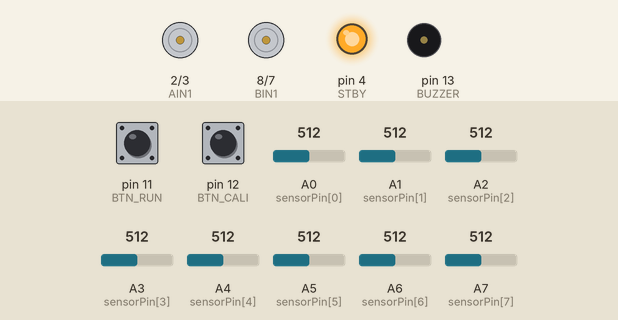
Recording of a sketch running on a simulated Arduino Nano, built with avr-gcc and run on an emulated ATmega328P. Parts: motor-driver pin pairs drawn as motors (green arrow = first pin HIGH = forward, orange = second pin HIGH = backward, longer = more drive, scaled by the enable pin, stopped while the standby pin is LOW), output pins drawn as LEDs (lit = HIGH), buzzer (waves = sounding, pin HIGH). Inputs (shaded band) come from the test bench; at power-on: pin 12 (BTN_CALI) HIGH, pin 11 (BTN_RUN) HIGH, A0 (sensorPin[0]) = 512, A1 (sensorPin[1]) = 512, A2 (sensorPin[2]) = 512, A3 (sensorPin[3]) = 512, A4 (sensorPin[4]) = 512, A5 (sensorPin[5]) = 512, A6 (sensorPin[6]) = 512, A7 (sensorPin[7]) = 512.

Above: at 1.2 s.
1.3 s: pin 12 (BTN_CALI) pulled LOW for 0.15 s
At 2.1 s:
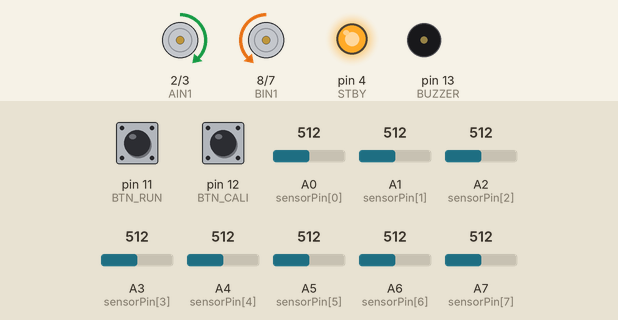
4.4 s: pin 11 (BTN_RUN) pulled LOW for 3.2 s
At 7.9 s:
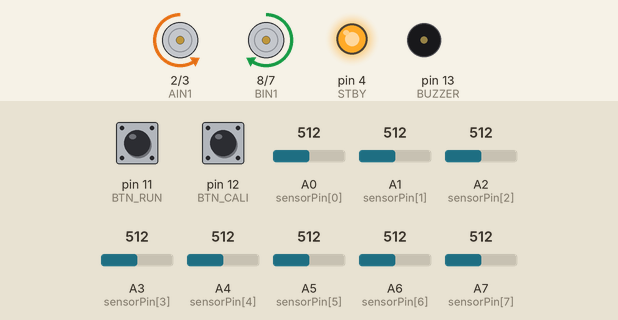
Timing chart, 0 to 9.4 s (numbered marks = the images above; inputs shaded):
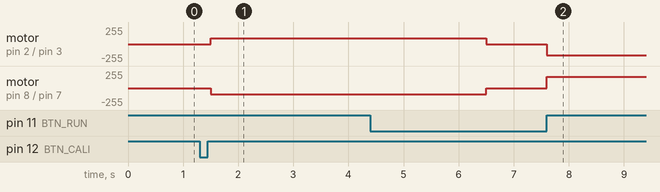

The sketch:

line_following_FV2.3.ino
```cpp
const int sensorPin[8] = {A0,A1,A2,A3,A4,A5,A6,A7};

const int BUZZER = 13;

const int PWMA = 5;
const int PWMB = 6;
const int AIN1 = 2;
const int AIN2 = 3;
const int BIN1 = 8;
const int BIN2 = 7;
const int STBY = 4;

const int BTN_CALI = 12;
const int BTN_RUN  = 11;

const unsigned long CALI_TIME = 5000;
const unsigned long RUN_DELAY = 100;

unsigned long caliStartTime = 0;
unsigned long runDelayTimer = 0;

#define CALI_AUTO 1

int sensorMin[8];
int sensorMax[8];
int sensorVal[8];

bool runPending = false;
bool caliMode = false;
bool runMode = false;
bool caliDone = false;

bool buzzerActive = false;
bool debug = false;

/************ CONSISTENT SPEED ************/

int baseSpeed = 200;

long position = 3500;
long lastError = 0;

/************ SINGLE CONSISTENT PD ************/

float Kp = 0.08;
float Kd = 2.5;

float filteredDerivative = 0;

int lastDir = 0;
bool lostLine = false;

long sensorSum = 0;

#define LOST_LINE_THRESHOLD 500

enum RobotState {
  NORMAL,
};

RobotState robotState = NORMAL;

void calibration();
void endCalibration();
void readSensor();
void checkLostLine();
void lineFollow();
void motor(int left, int right);
void triggerBuzzer();
void updateBuzzer();

int buzzerStep = 0;
unsigned long buzzerTimer = 0;

const unsigned long BUZZ_ON = 80;
const unsigned long BUZZ_OFF = 80;

void setup(){

  pinMode(AIN1, OUTPUT);
  pinMode(AIN2, OUTPUT);

  pinMode(BIN1, OUTPUT);
  pinMode(BIN2, OUTPUT);

  pinMode(PWMA, OUTPUT);
  pinMode(PWMB, OUTPUT);

  pinMode(STBY, OUTPUT);

  pinMode(BTN_CALI, INPUT_PULLUP);
  pinMode(BTN_RUN, INPUT_PULLUP);

  pinMode(BUZZER, OUTPUT);

  digitalWrite(BUZZER, LOW);
  digitalWrite(STBY, HIGH);

  for(int i = 0; i < 8; i++){

    sensorMin[i] = 1023;
    sensorMax[i] = 0;
  }
}

void loop(){

  if(!runMode && digitalRead(BTN_CALI) == LOW){

    delay(200);

    if(!caliMode){

      caliMode = true;
      caliDone = false;

      caliStartTime = millis();
    }

    while(digitalRead(BTN_CALI) == LOW);
  }

  if(caliMode){

    calibration();

    if(CALI_AUTO && millis() - caliStartTime >= CALI_TIME){

      endCalibration();
    }
  }

  if(caliDone && !runMode && !runPending && digitalRead(BTN_RUN) == LOW){

    delay(200);

    runPending = true;

    runDelayTimer = millis();

    while(digitalRead(BTN_RUN) == LOW);
  }

  if(runPending && millis() - runDelayTimer >= RUN_DELAY){

    runPending = false;
    runMode = true;

    lostLine = false;

    robotState = NORMAL;

  }

  if(runMode){

    readSensor();

    checkLostLine();

    updateBuzzer();

    switch(robotState){

      case NORMAL:

        if(lostLine){

          if(lastDir >= 0){

            motor(-170, 170);
          }
          else{

            motor(170, -170);
          }

          return;
        }

        lineFollow();

      break;
    }
  }
}

void readSensor(){

  long sum = 0;
  long weighted = 0;

  for(int i = 0; i < 8; i++){

    int v = analogRead(sensorPin[i]);

    v = constrain(v, sensorMin[i], sensorMax[i]);

    v = map(v, sensorMin[i], sensorMax[i], 0, 1000);

    if(v < 50){
      v = 0;
    }

    sensorVal[i] = v;

    sum += v;

    weighted += (long)v * (i * 1000);
  }

  sensorSum = sum;

  if(sum > 0){

    position = weighted / sum;
  }
}

void checkLostLine(){

  lostLine = (sensorSum < LOST_LINE_THRESHOLD);
}

void lineFollow(){

  /************ SINGLE CONSISTENT PID ************/

  float Kp_use = Kp;
  float Kd_use = Kd;

  long target = 3500;

  long error = position - target;

  /************ DEAD BAND ************/

  if(abs(error) < 25){

    error = 0;
  }

  if(error > 100){

    lastDir = 1;
  }
  else if(error < -100){

    lastDir = -1;
  }

  long derivative = error - lastError;

  /************ DERIVATIVE FILTER ************/

  filteredDerivative =
    (filteredDerivative * 0.7) +
    (derivative * 0.3);

  long correction =
    (Kp_use * error) +
    (Kd_use * filteredDerivative);

  correction = constrain(correction, -255, 255);

  lastError = error;

  int leftPWM =
    constrain(baseSpeed - correction, -255, 255);

  int rightPWM =
    constrain(baseSpeed + correction, -255, 255);

  motor(leftPWM, rightPWM);
}

void motor(int left, int right){

  if(debug){

    analogWrite(PWMA, 0);
    analogWrite(PWMB, 0);

    digitalWrite(AIN1, LOW);
    digitalWrite(AIN2, LOW);

    digitalWrite(BIN1, LOW);
    digitalWrite(BIN2, LOW);

    return;
  }

  if(left >= 0){

    digitalWrite(AIN1, HIGH);
    digitalWrite(AIN2, LOW);

    analogWrite(PWMA, left);
  }
  else{

    digitalWrite(AIN1, LOW);
    digitalWrite(AIN2, HIGH);

    analogWrite(PWMA, -left);
  }

  if(right >= 0){

    digitalWrite(BIN1, HIGH);
    digitalWrite(BIN2, LOW);

    analogWrite(PWMB, right);
  }
  else{

    digitalWrite(BIN1, LOW);
    digitalWrite(BIN2, HIGH);

    analogWrite(PWMB, -right);
  }
}

void calibration(){

  if(CALI_AUTO){

    motor(90, -90);
  }

  for(int i = 0; i < 8; i++){

    int v = analogRead(sensorPin[i]);

    if(v < sensorMin[i]) sensorMin[i] = v;

    if(v > sensorMax[i]) sensorMax[i] = v;
  }
}

void endCalibration(){

  caliMode = false;

  caliDone = true;

  motor(0,0);
}

void triggerBuzzer(){

  buzzerActive = true;

  buzzerStep = 0;

  buzzerTimer = millis();
}

void updateBuzzer(){

  if(!buzzerActive) return;

  unsigned long now = millis();

  switch(buzzerStep){

    case 0:

      digitalWrite(BUZZER, HIGH);

      if(now - buzzerTimer >= BUZZ_ON){

        buzzerTimer = now;

        buzzerStep++;
      }

    break;

    case 1:

      digitalWrite(BUZZER, LOW);

      if(now - buzzerTimer >= BUZZ_OFF){

        buzzerTimer = now;

        buzzerStep++;
      }

    break;

    case 2:

      digitalWrite(BUZZER, HIGH);

      if(now - buzzerTimer >= BUZZ_ON){

        buzzerTimer = now;

        buzzerStep++;
      }

    break;

    case 3:

      digitalWrite(BUZZER, LOW);

      buzzerActive = false;

    break;
  }
}
```

Measured:
- after the input at 1.3 s, motor on pin 2 (AIN1) / pin 3 (AIN2): stopped → forward 90/255 after 0.20 s; motor on pin 8 (BIN1) / pin 7 (BIN2): stopped → backward 90/255 after 0.20 s
